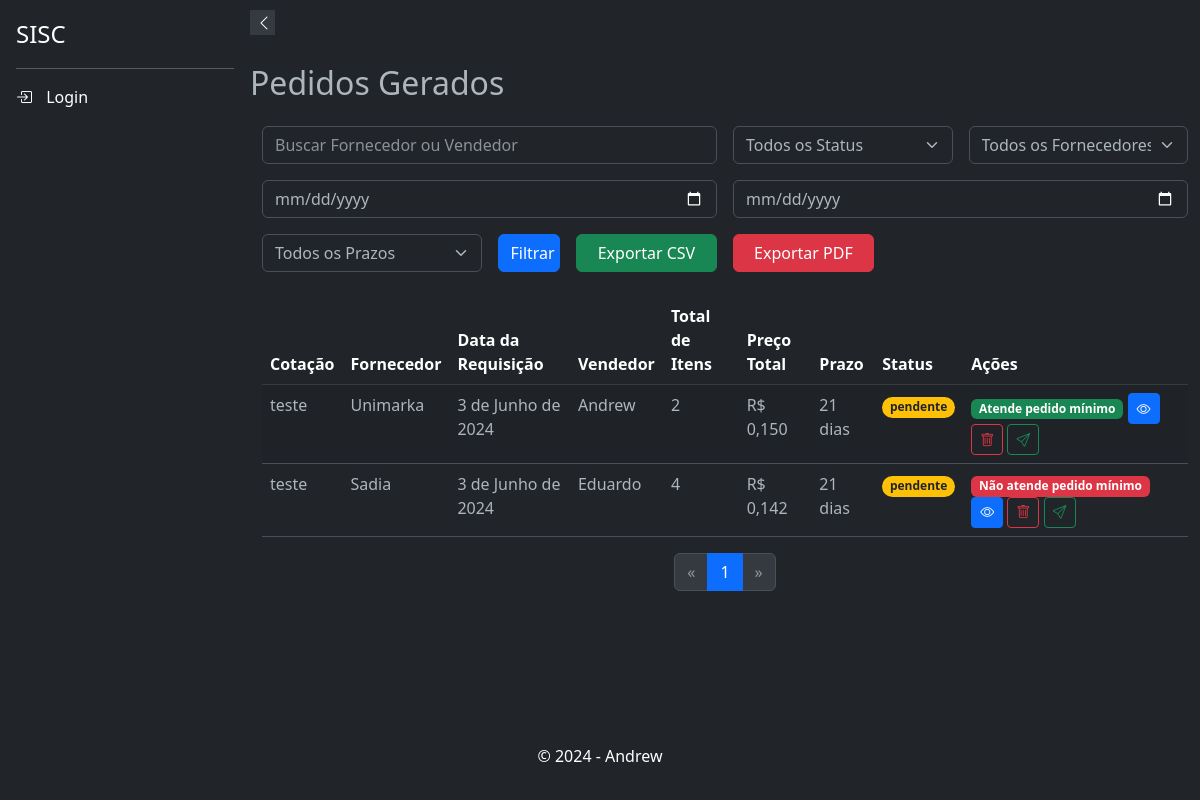
The page /respostas/pedidos/ on the database as committed earlier.
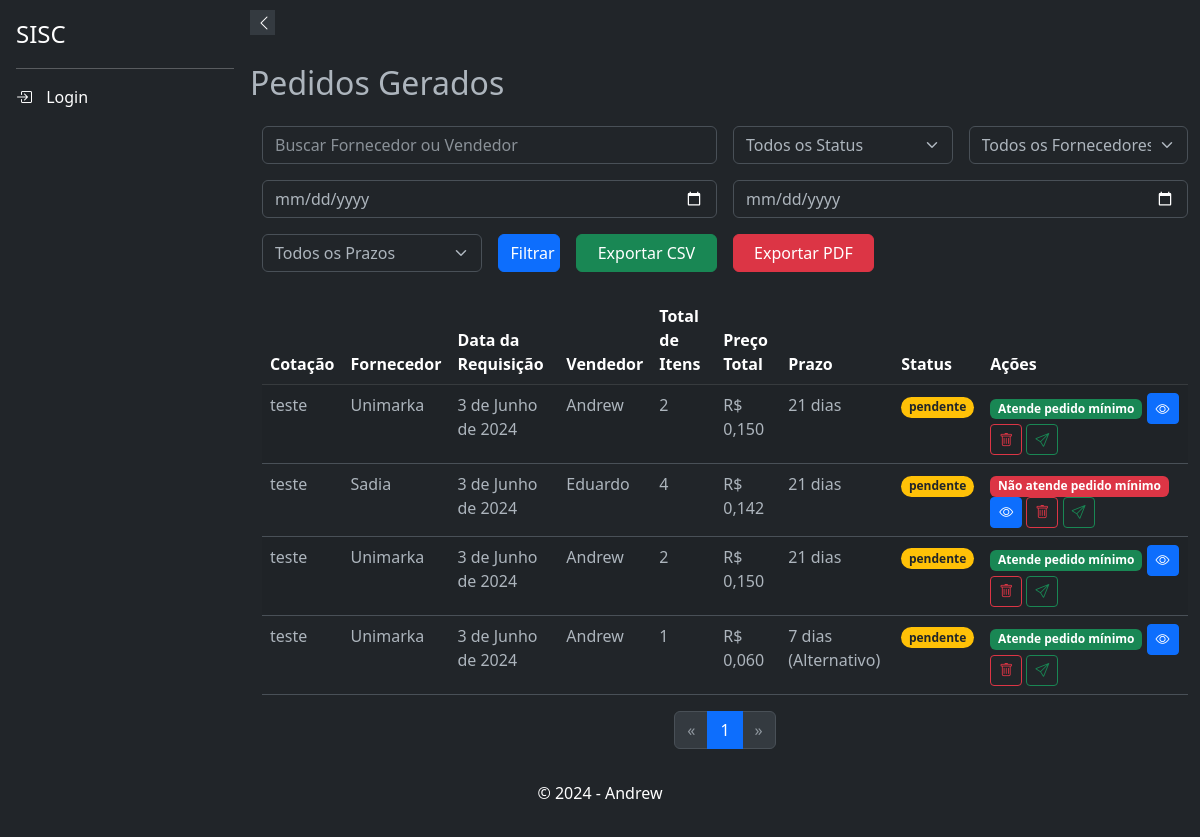
The same page on the database as committed later.
### respostas/models.py (models this page shows, shortened)
class PedidoAgrupado(models.Model):
    fornecedor = models.ForeignKey(Supplier, on_delete=models.CASCADE, verbose_name="Fornecedor")
    cotacao = models.ForeignKey(Cotacao, on_delete=models.CASCADE)
    data_requisicao = models.DateField(verbose_name="Data da Requisição")
    status = models.CharField(max_length=50, choices=[
        ('pendente', 'Pendente'),
        ('concluido', 'Concluído'),
        ('cancelado', 'Cancelado'),
    ], default='pendente', verbose_name="Status do Pedido")
    usuario_criador = models.ForeignKey(settings.AUTH_USER_MODEL, on_delete=models.SET_NULL, null=True)
    @property
    def total_itens(self):
        return self.pedidos.count()
    @property
    def preco_total(self):
        return sum(item.preco * item.quantidade for item in self.pedidos.all())

class Pedido(models.Model):
    produto = models.ForeignKey(Product, on_delete=models.CASCADE, verbose_name="Produto")
    quantidade = models.DecimalField(max_digits=10, decimal_places=3, verbose_name="Quantidade")
    tipo_volume = models.CharField(max_length=50, choices=Product.UNIDADE_CHOICES, verbose_name="Tipo de Volume")
    preco = models.DecimalField(max_digits=10, decimal_places=3, verbose_name="Preço")
    prazo_alternativo_selecionado = models.BooleanField(default=False, verbose_name="Prazo Alternativo Selecionado")
    prazo_alternativo = models.PositiveIntegerField(null=True, blank=True, verbose_name="Prazo Alternativo")
    observacoes = models.TextField(blank=True, null=True, verbose_name="Observações")
    pedido_agrupado = models.ForeignKey(PedidoAgrupado, related_name='pedidos', on_delete=models.CASCADE, verbose_name="Pedido Agrupado", null=True, default=None)
    class Meta:
        verbose_name = "Pedido"
        verbose_name_plural = "Pedidos"

### cotacao/models.py (models this page shows, shortened)
class Cotacao(models.Model):
    uuid = models.UUIDField(default=uuid.uuid4, editable=False, unique=True)
    nome = models.CharField(max_length=200)
    departamento = models.ForeignKey(Departamento, on_delete=models.SET_NULL, null=True )
    usuario_criador = models.ForeignKey(settings.AUTH_USER_MODEL, on_delete=models.CASCADE, related_name='cotacoes_criadas', null=True, )
    data_abertura = models.DateField()
    data_fechamento = models.DateField()
    status = models.CharField(max_length=10, default='ativo', choices=[('ativo', 'Aberto'), ('inativo', 'Fechado')])
    prazo = models.IntegerField(
                                    choices=[(0, 'à vista'), (7, '7 dias'), (14, '14 dias'), (21, '21 dias'), (28, '28 dias')],
                                    default=21,
                                    help_text='Prazo para os produtos'
                                    )
    class Meta:
        verbose_name = _('Cotação')
        verbose_name_plural = _('Cotações')
        ordering = ['data_abertura']
        indexes = [
            models.Index(fields=['departamento']),
            models.Index(fields=['status']),
            models.Index(fields=['data_abertura']),
        ]

### suppliers/models.py (models this page shows, shortened)
class Supplier(models.Model):
    user = models.ForeignKey(settings.AUTH_USER_MODEL, on_delete=models.CASCADE, blank=True, null=True)
    name = models.CharField(max_length=255)
    email = models.EmailField(unique=True)
    phone_regex = RegexValidator(regex=r'^\+?\d{10,15}$', message="Número de telefone no formato: '+999999999'. Até 15 dígitos.", )
    phone = models.CharField(validators=[phone_regex], max_length=17, blank=True)
    company = models.CharField(max_length=255, null=True, blank=True)
    cnpj = models.CharField(max_length=18, unique=True, validators=[validate_cnpj], null=True, blank=True)
    active = models.BooleanField(default=True, verbose_name="Ativo")
    address_line_1 = models.CharField("Endereço", max_length=255, null=True, blank=True)
    address_line_2 = models.CharField("Complemento", max_length=255, null=True, blank=True)
    city = models.CharField("Cidade", max_length=100, null=True, blank=True)
    state = models.CharField("Estado", max_length=50, null=True, blank=True)
    zip_code = models.CharField("CEP", max_length=10, null=True, blank=True)
    minimum_order_value = models.DecimalField("Valor Mínimo para Pedido", max_digits=10, decimal_places=3, validators=[MinValueValidator(0)], null=True, blank=True)
    order_response_deadline = models.TimeField("Prazo de Resposta para Pedidos", null=True, blank=True)
    departments = models.ManyToManyField('products.Departamento', related_name='suppliers', blank=True)
    categories = models.ManyToManyField(Category, blank=True, verbose_name="Categorias")
    subcategories = models.ManyToManyField(Subcategory, blank=True, verbose_name="Subcategorias")
    brands = models.ManyToManyField(Brand,  blank=True, verbose_name="Marcas")
    created_at = models.DateTimeField(auto_now_add=False, default=datetime.datetime.now, null=True, blank=True)
    updated_at = models.DateTimeField(auto_now=True, verbose_name="Atualizado em")
    deleted = models.BooleanField(default=False)
    holiday_cover_name = models.CharField("Nome do Fornecedor de Férias", max_length=255, null=True, blank=True)
    holiday_cover_email = models.EmailField("Email do Fornecedor de Férias", null=True, blank=True)
    holiday_cover_phone = models.CharField("Telefone do Fornecedor de Férias", validators=[phone_regex], max_length=17, blank=True, null=True)
    observation = models.TextField("Observação", null=True, blank=True)
    delivery_days = models.CharField("Dias de Entrega", max_length=100, blank=True, null=True)
    quality_rating = models.IntegerField(default=0, blank=True, null=True)
    delivery_time_rating = models.IntegerField(default=0, blank=True, null=True)
    price_rating = models.IntegerField(default=0, blank=True, null=True)
    reliability_rating = models.IntegerField(default=0, blank=True, null=True)
    flexibility_rating = models.IntegerField(default=0, blank=True, null=True)
    partnership_rating = models.IntegerField(default=0, blank=True, null=True)
    comments = models.TextField("Comentários", max_length=100, blank=True, null=True)
    billing_deadline_choices = [
        ('1-2', '1 a 2 dias úteis'),
        ('3-5', '3 a 5 dias úteis'),
        ('6-10', '6 a 10 dias úteis'),
        ('11-15', '11 a 15 dias úteis'),
        ('15+', 'Mais de 15 dias úteis'),
        ('negotiable', 'A combinar')
    ]
    billing_deadline = models.CharField(max_length=20, choices=billing_deadline_choices, default='1-2', verbose_name="Prazo de Faturamento")
    specific_billing_deadline = models.CharField(max_length=50, blank=True, null=True, verbose_name="Prazo Específico de Faturamento")
    class Meta:
        ordering = ['name']

### respostas/views.py (the view, shortened to what this page needs)
# urls.py: path('pedidos/', ListarPedidosView.as_view(), name='listar_pedidos'),
class ListarPedidosView(ListView):
    model = PedidoAgrupado
    template_name = 'respostas/listar_pedidos.html'
    context_object_name = 'pedidos_agrupados'
    paginate_by = 10
    def get_queryset(self):
        queryset = super().get_queryset()
        query = self.request.GET.get('q')
        status = self.request.GET.get('status')
        fornecedor_id = self.request.GET.get('fornecedor')
        start_date = self.request.GET.get('start_date')
        end_date = self.request.GET.get('end_date')
        prazo = self.request.GET.get('prazo')
        if status:
            queryset = queryset.filter(status=status)
        if fornecedor_id:
            queryset = queryset.filter(fornecedor_id=fornecedor_id)
        if start_date and end_date:
            start_date = timezone.make_aware(datetime.strptime(start_date, '%Y-%m-%d'))
            end_date = timezone.make_aware(datetime.strptime(end_date, '%Y-%m-%d') + timedelta(days=1))
            queryset = queryset.filter(data_requisicao__range=(start_date, end_date))
        return queryset.distinct()
    def get_context_data(self, **kwargs):
        context = super().get_context_data(**kwargs)
        context['fornecedores'] = Supplier.objects.all()
        return context

### respostas/templates/respostas/listar_pedidos.html (shortened to what the changed rows need)
{% extends 'base.html' %}
{% block content %}
<h2 class="my-4">Pedidos Gerados</h2>
<div class="container">
    {% if pedidos_agrupados %}
    <table class="table table-striped">
        <thead class="table-dark">
            <tr>
                <th>Cotação</th>
                <th>Fornecedor</th>
                <th>Data da Requisição</th>
                <th>Vendedor</th>
                <th>Total de Itens</th>
                <th>Preço Total</th>
                <th>Prazo</th>
                <th>Status</th>
                <th>Ações</th>
            </tr>
        </thead>
        <tbody>
            {% for pedido_agrupado in pedidos_agrupados %}
            <tr>
                <td>{{ pedido_agrupado.cotacao.nome }}</td>
                <td>{{ pedido_agrupado.fornecedor.company }}</td>
                <td>{{ pedido_agrupado.data_requisicao }}</td>
                <td>{{ pedido_agrupado.fornecedor.name }}</td>
                <td>{{ pedido_agrupado.total_itens }}</td>
                <td>R$ {{ pedido_agrupado.preco_total|floatformat:3 }}</td>
                <td>
                    {% if pedido_agrupado.pedidos.first.prazo_alternativo_selecionado and pedido_agrupado.pedidos.first.prazo_alternativo %}
                      {{ pedido_agrupado.pedidos.first.prazo_alternativo }} dias (Alternativo)
                    {% else %}
                      {{ pedido_agrupado.cotacao.prazo }} dias
                    {% endif %}
                </td>
                <td>
                    <span class="badge rounded-pill
                        {% if pedido_agrupado.status == 'pendente' %}bg-warning text-dark
                        {% elif pedido_agrupado.status == 'concluido' %}bg-success
                        {% elif pedido_agrupado.status == 'cancelado' %}bg-danger
                        {% endif %}
                    ">
                        {{ pedido_agrupado.status }}
                    </span>
                </td>
                <td>
                    {% if pedido_agrupado.preco_total < pedido_agrupado.fornecedor.minimum_order_value %}
                    <span class="badge bg-danger" data-bs-toggle="tooltip" data-bs-placement="top" title="Pedido mínimo: R$ {{ pedido_agrupado.fornecedor.minimum_order_value|floatformat:3 }}">Não atende pedido mínimo</span>
                    {% else %}
                        <span class="badge bg-success" data-bs-toggle="tooltip" data-bs-placement="top" title="Pedido mínimo: R$ {{ pedido_agrupado.fornecedor.minimum_order_value|floatformat:3 }}">Atende pedido mínimo</span>
                    {% endif %}
                    <a href="{% url 'respostas:detalhes_pedido_agrupado' pedido_agrupado.pk %}" class="btn btn-primary btn-sm" data-bs-toggle="tooltip" data-bs-placement="top" title="Ver Detalhes"><i class="bi bi-eye"></i></a>
                    <a href="{% url 'respostas:deletar_pedido_agrupado' pedido_agrupado.pk %}" class="btn btn-outline-danger btn-sm" data-bs-toggle="tooltip" data-bs-placement="top" title="Deletar Pedido"><i class="bi bi-trash"></i></a>
                    <a href="{#}" class="btn btn-outline-success btn-sm" data-bs-toggle="tooltip" data-bs-placement="top" title="Enviar Pedido"><i class="bi bi-send"></i></a>
                </td>
            </tr>
            {% endfor %}
        </tbody>
    </table>
    <nav aria-label="Page navigation">
        <ul class="pagination justify-content-center">
            {% for num in page_obj.paginator.page_range %}
                {% if page_obj.number == num %}
                    <li class="page-item active"><a class="page-link" href="#">{{ num }}</a></li>
                {% endif %}
            {% endfor %}
        </ul>
    </nav>
    {% else %}
    <div class="alert alert-info">Nenhum pedido encontrado.</div>
    {% endif %}
</div>
{% endblock %}

Rows that differ between the two databases and show on the page:
added PedidoAgrupado: cotacao.nome "teste", fornecedor.company "Unimarka", data_requisicao "3 de Junho de 2024", fornecedor.name "Andrew", total_itens "2", preco_total "0,150", cotacao.prazo "21", status "pendente"
added PedidoAgrupado: cotacao.nome "teste", fornecedor.company "Unimarka", data_requisicao "3 de Junho de 2024", fornecedor.name "Andrew", total_itens "1", preco_total "0,060", pedidos.first.prazo_alternativo "7", status "pendente"
